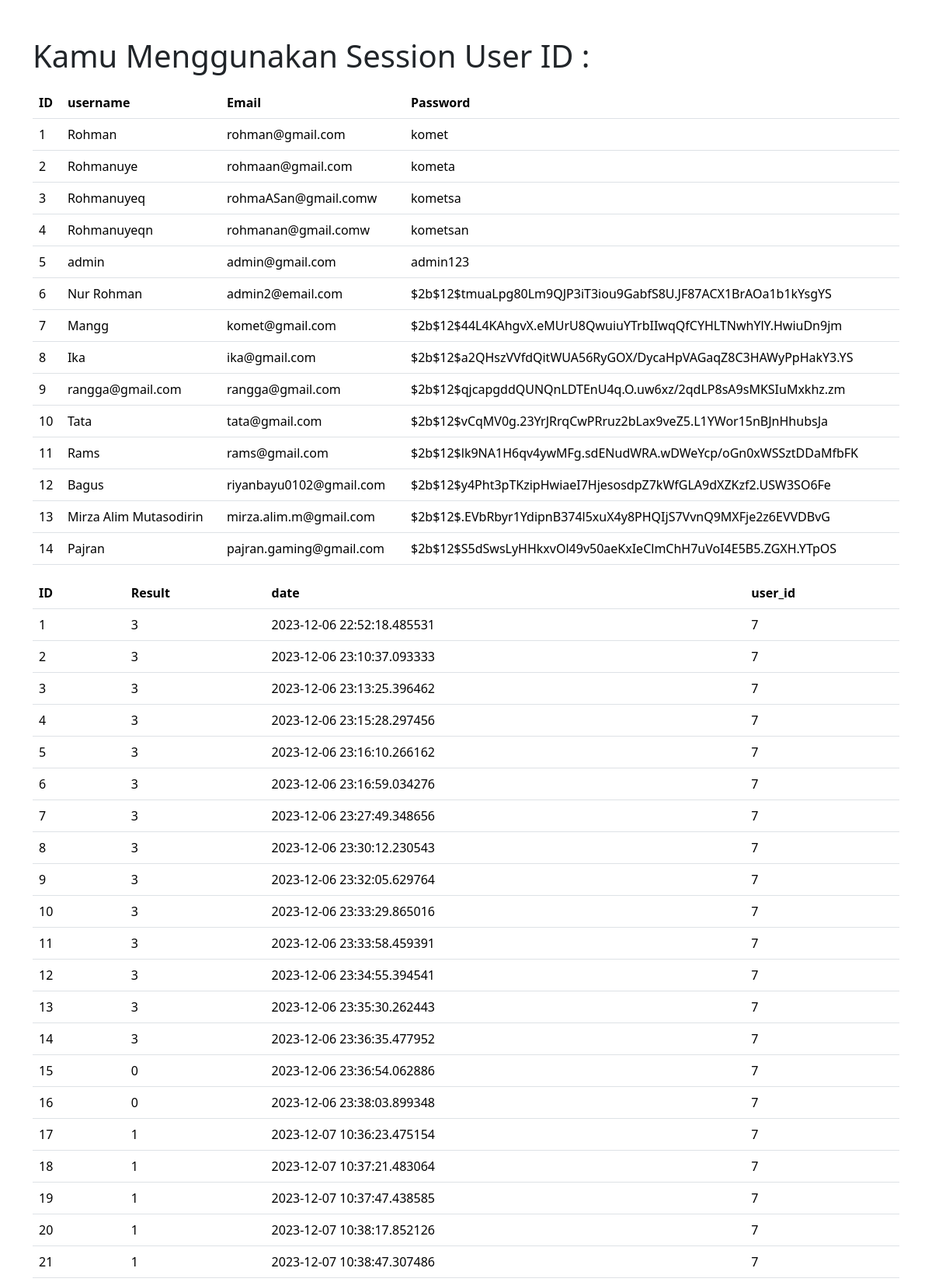
Page /list (upper part) on the committed database.
### app.py (models this page shows, shortened)
class User(db.Model):
    id = db.Column(db.Integer, primary_key=True)
    fullname = db.Column(db.String(100), nullable=False)
    email = db.Column(db.String(100), nullable=False)
    password = db.Column(db.String(256), nullable=False)
    history = db.relationship("History", backref="user")
    review = db.relationship("Review", backref="user")

class History(db.Model):
    id = db.Column(db.Integer, primary_key=True)
    result = db.Column(db.Integer, nullable=False)
    date = db.Column(db.DateTime, default=datetime.now)
    user_id = db.Column(db.Integer, db.ForeignKey('user.id'))

### app.py (the view)
@app.route("/list", methods=['GET', 'POST'])
def list():
    title = "K-Genz | List"
    users = db.session.execute(db.select(User).order_by(User.id)).scalars()
    historyq = db.session.execute(db.select(History).order_by(History.id)).scalars()
    return render_template("user/list.html", users = users, hist = historyq, title = title)

### templates/user/list.html (shortened to what this page needs)
<!DOCTYPE html>
<html lang="en">
<head>
    <link rel="stylesheet" href="{{ url_for('static', filename='css/bootstrap.css')}}">
</head>
<body>
    <div class="container mt-5">
        <h1>Kamu Menggunakan Session User ID : {{ ses }}</h1>
        <div class="form mt-3">
            <table class="table ">
                <tr>
                    <th scope="col">ID</th>
                    <th scope="col">username</th>
                    <th scope="col">Email</th>
                    <th scope="col">Password</th>
                </tr>
                {% for user in users %}
                <tr>
                    <td scope="row">{{user.id}}</td>
                    <td>{{user.fullname}}</td>
                    <td>{{user.email}}</td>
                    <td>{{user.password}}</td>
                </tr>
                {% endfor %}
            </table>
        </div>
    </div>
    <div class="container">
        <div class="form mt-3">
            <table class="table">
                <tr>
                    <th scope="col">ID</th>
                    <th scope="col">Result</th>
                    <th scope="col">date</th>
                    <th scope="col">user_id</th>
                </tr>
                {% for history in hist %}
                <tr>
                    <td scope="row">{{history.id}}</td>
                    <td>{{history.result}}</td>
                    <td>{{history.date}}</td>
                    <td>{{history.user_id}}</td>
                </tr>
                {% endfor %}
            </table>
        </div>
    </div>
</body>
</html>

### rows in the picture
User: id "1", fullname "Rohman", email "rohman@gmail.com", password "komet"
User: id "2", fullname "Rohmanuye", email "rohmaan@gmail.com", password "kometa"
User: id "3", fullname "Rohmanuyeq", email "rohmaASan@gmail.comw", password "kometsa"
User: id "4", fullname "Rohmanuyeqn", email "rohmanan@gmail.comw", password "kometsan"
User: id "5", fullname "admin", email "admin@gmail.com", password "admin123"
User: id "6", fullname "Nur Rohman", email "admin2@email.com", password "$2b$12$tmuaLpg80Lm9QJP3iT3iou9GabfS8U.JF87ACX1BrAOa1b1kYsgYS"
User: id "7", fullname "Mangg", email "komet@gmail.com", password "$2b$12$44L4KAhgvX.eMUrU8QwuiuYTrbIIwqQfCYHLTNwhYlY.HwiuDn9jm"
User: id "8", fullname "Ika", email "ika@gmail.com", password "$2b$12$a2QHszVVfdQitWUA56RyGOX/DycaHpVAGaqZ8C3HAWyPpHakY3.YS"
User: id "9", fullname "rangga@gmail.com", email "rangga@gmail.com", password "$2b$12$qjcapgddQUNQnLDTEnU4q.O.uw6xz/2qdLP8sA9sMKSIuMxkhz.zm"
User: id "10", fullname "Tata", email "tata@gmail.com", password "$2b$12$vCqMV0g.23YrJRrqCwPRruz2bLax9veZ5.L1YWor15nBJnHhubsJa"
User: id "11", fullname "Rams", email "rams@gmail.com", password "$2b$12$lk9NA1H6qv4ywMFg.sdENudWRA.wDWeYcp/oGn0xWSSztDDaMfbFK"
User: id "12", fullname "Bagus", email "riyanbayu0102@gmail.com", password "$2b$12$y4Pht3pTKzipHwiaeI7HjesosdpZ7kWfGLA9dXZKzf2.USW3SO6Fe"
User: id "13", fullname "Mirza Alim Mutasodirin", email "mirza.alim.m@gmail.com", password "$2b$12$.EVbRbyr1YdipnB374l5xuX4y8PHQIjS7VvnQ9MXFje2z6EVVDBvG"
User: id "14", fullname "Pajran", email "pajran.gaming@gmail.com", password "$2b$12$S5dSwsLyHHkxvOl49v50aeKxIeClmChH7uVoI4E5B5.ZGXH.YTpOS"
History: id "1", result "3", date "2023-12-06 22:52:18.485531", user_id "7"
History: id "2", result "3", date "2023-12-06 23:10:37.093333", user_id "7"
History: id "3", result "3", date "2023-12-06 23:13:25.396462", user_id "7"
History: id "4", result "3", date "2023-12-06 23:15:28.297456", user_id "7"
History: id "5", result "3", date "2023-12-06 23:16:10.266162", user_id "7"
History: id "6", result "3", date "2023-12-06 23:16:59.034276", user_id "7"
History: id "7", result "3", date "2023-12-06 23:27:49.348656", user_id "7"
History: id "8", result "3", date "2023-12-06 23:30:12.230543", user_id "7"
History: id "9", result "3", date "2023-12-06 23:32:05.629764", user_id "7"
History: id "10", result "3", date "2023-12-06 23:33:29.865016", user_id "7"
History: id "11", result "3", date "2023-12-06 23:33:58.459391", user_id "7"
History: id "12", result "3", date "2023-12-06 23:34:55.394541", user_id "7"
History: id "13", result "3", date "2023-12-06 23:35:30.262443", user_id "7"
History: id "14", result "3", date "2023-12-06 23:36:35.477952", user_id "7"
History: id "15", result "0", date "2023-12-06 23:36:54.062886", user_id "7"
History: id "16", result "0", date "2023-12-06 23:38:03.899348", user_id "7"
History: id "17", result "1", date "2023-12-07 10:36:23.475154", user_id "7"
History: id "18", result "1", date "2023-12-07 10:37:21.483064", user_id "7"
History: id "19", result "1", date "2023-12-07 10:37:47.438585", user_id "7"
History: id "20", result "1", date "2023-12-07 10:38:17.852126", user_id "7"
History: id "21", result "1", date "2023-12-07 10:38:47.307486", user_id "7"
